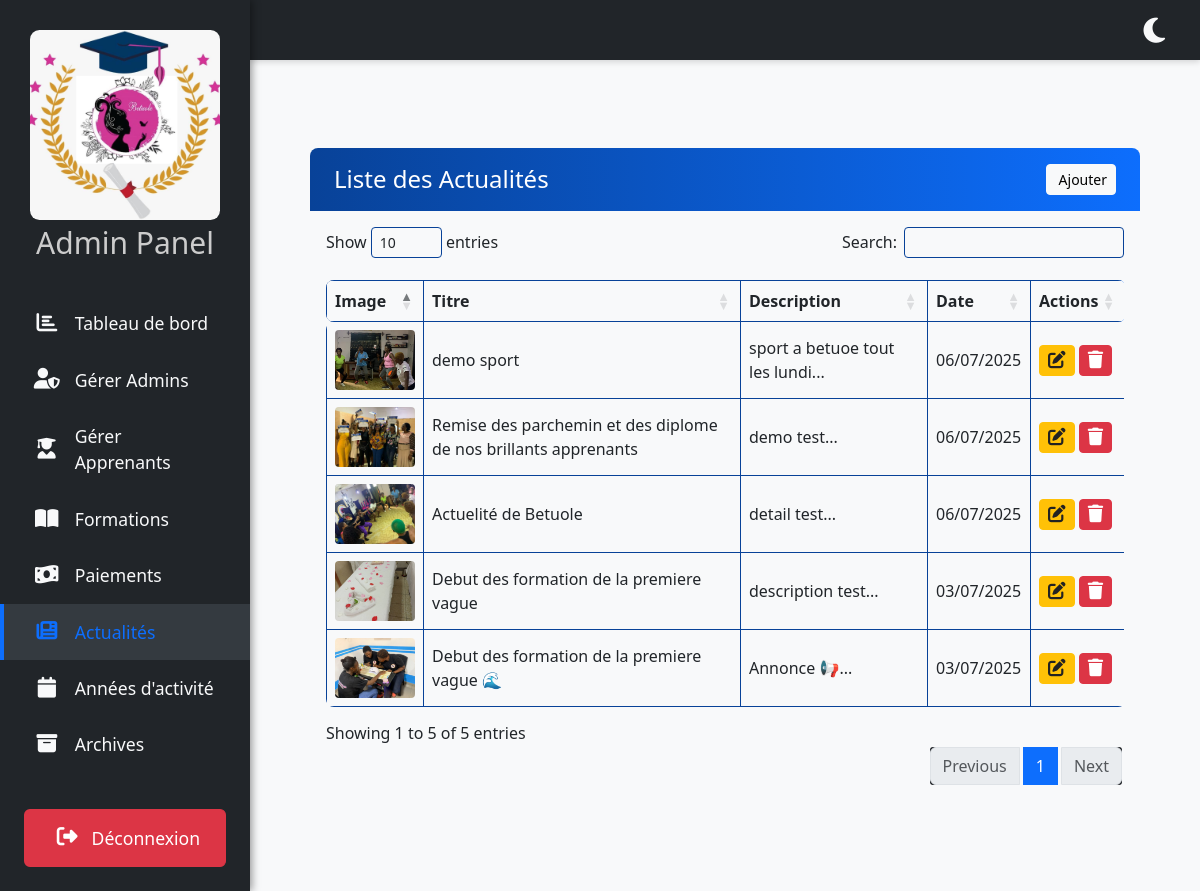
The page /parent/admin/ges_actualites/index.php on the database its author committed.
### tables this page shows
CREATE TABLE `actualites` (
  `id` int(11) NOT NULL,
  `titre` varchar(255) NOT NULL,
  `description` text NOT NULL,
  `image` varchar(255) NOT NULL,
  `date_publication` datetime NOT NULL DEFAULT current_timestamp(),
  `statut` enum('actif','inactif') DEFAULT 'actif'
);

### parent/admin/ges_actualites/index.php (the view, shortened to what this page needs)
<!DOCTYPE html>
<html lang="fr" data-theme="light">
<head>
<link href="https://cdn.jsdelivr.net/npm/bootstrap@5.3.0/dist/css/bootstrap.min.css" rel="stylesheet" />
<link href="https://cdnjs.cloudflare.com/ajax/libs/font-awesome/6.4.0/css/all.min.css" rel="stylesheet" />
<link rel="stylesheet" href="https://cdn.datatables.net/1.13.6/css/dataTables.bootstrap5.min.css" />
<link rel="stylesheet" href="https://cdn.datatables.net/buttons/2.4.1/css/buttons.bootstrap5.min.css" />
</head>
<body>
<nav class="sidebar" role="navigation" aria-label="Menu principal">
  <div class="logo-container">
    <center>
      <img src="../../../img/logo.jpg" alt="Logo Betuole" class="logo">
      <p class="admin-panel">Admin Panel</p>
    </center>
  </div>
  <a href="../index.php"><i class="fa-solid fa-chart-bar"></i><span> Tableau de bord</span></a>
  <a href="../ges_utilisateurs/admins.php"><i class="fa-solid fa-user-shield"></i><span> Gérer Admins</span></a>
  <a href="../ges_utilisateurs/apprenants.php"><i class="fa-solid fa-user-graduate"></i><span> Gérer Apprenants</span></a>
  <a href="../ges_formations/index.php"><i class="fa-solid fa-book-open"></i><span> Formations</span></a>
  <a href="../ges_paiements/index.php"><i class="fa-solid fa-money-bill-wave"></i><span> Paiements</span></a>
  <a href="#" class="active" aria-current="page"><i class="fa-solid fa-newspaper"></i><span> Actualités</span></a>
  <a href="../ges_annees/index.php"><i class="fa-solid fa-calendar"></i><span> Années d'activité</span></a>
  <a href="../ges_archives/index.php"><i class="fa-solid fa-archive"></i><span> Archives</span></a>
  <a href="../../auth/logout.php" class="btn btn-danger logout-btn" role="button" aria-label="Se déconnecter">
    <i class="fa-solid fa-right-from-bracket"></i><span> Déconnexion</span>
  </a>
</nav>
<header class="topbar" role="banner">
  <button id="themeToggleBtn" aria-label="Changer thème clair/sombre" title="Changer le thème clair/sombre">
  </button>
</header>
<main class="content" role="main" tabindex="-1" aria-live="polite">
 <?php
try {
    $pdo = new PDO("mysql:host=localhost;dbname=sitevitrinedb", "root", "");
    $pdo->setAttribute(PDO::ATTR_ERRMODE, PDO::ERRMODE_EXCEPTION);
    $actualites = $pdo->query("SELECT * FROM actualites ORDER BY date_publication DESC")->fetchAll(PDO::FETCH_ASSOC);
} catch (PDOException $e) {
    die("Erreur de connexion : " . $e->getMessage());
}
?>
<div class="container my-5">
  <div class="container-box">
    <div class="header-bar d-flex justify-content-between align-items-center">
      <h4 class="mb-0">Liste des Actualités</h4>
        <button class="btn btn-light btn-sm" data-bs-toggle="modal" data-bs-target="#addActuModal">
        <i class="bi bi-plus-circle me-1"></i> Ajouter
        </button>
    </div>
    <div class="p-3">
    <table id="actualitesTable" class="table table-bordered table-hover align-middle">
        <thead class="table-primary">
          <tr>
            <th>Image</th>
            <th>Titre</th>
            <th>Description</th>
            <th>Date</th>
            <th>Actions</th>
          </tr>
        </thead>
        <tbody>
        <?php foreach ($actualites as $actu): ?>
          <tr>
            <td>
              <?php if (!empty($actu['image'])): ?>
                <img src="<?= htmlspecialchars($actu['image']) ?>" alt="Actu">
              <?php else: ?>
                <span class="text-muted">Aucune</span>
              <?php endif; ?>
            </td>
            <td><?= htmlspecialchars($actu['titre']) ?></td>
            <td><?= htmlspecialchars(substr($actu['description'], 0, 80)) ?>...</td>
            <td><?= date("d/m/Y", strtotime($actu['date_publication'])) ?></td>
            <td class="action-btns">
                <button
                    class="btn btn-sm btn-warning edit-btn"
                    data-id="<?= $actu['id'] ?>"
                    data-titre="<?= htmlspecialchars($actu['titre'], ENT_QUOTES) ?>"
                    data-description="<?= htmlspecialchars($actu['description'], ENT_QUOTES) ?>"
                    data-date="<?= date('Y-m-d\TH:i', strtotime($actu['date_publication'])) ?>"
                    data-statut="<?= $a['statut'] ?>"
                    data-image="<?= htmlspecialchars($actu['image'], ENT_QUOTES) ?>"
                    >
                    <i class="fas fa-edit"></i>
                </button>
                <a href="#" class="btn btn-sm btn-danger" onclick="confirmerSuppression(<?= $actu['id'] ?>)">
                  <i class="fa-solid fa-trash"></i>
                </a>
            </td>
          </tr>
        <?php endforeach; ?>
        </tbody>
      </table>
    </div>
  </div>
</div>
</main>
</body>
</html>

### parent/admin/ges_actualites/index.php (style rules this page uses)
body, html { margin: 0; padding: 0; height: 100%; font-family: 'Segoe UI', Tahoma, Geneva, Verdana, sans-serif; background-color: var(--bg); color: var(--text); transition: background-color 0.4s, color 0.4s; }
:root { --bg: #f8f9fa; --text: #212529; --primary: #0d6efd; --primary-dark: #084298; --success: #198754; --warning: #ffc107; --danger: #dc3545; --sidebar-bg: #212529; --sidebar-text: #f8f9fa; --sidebar-hover: #343a40; }
nav.sidebar { position: fixed; top: 0; bottom: 0; left: 0; width: 250px; background-color: var(--sidebar-bg); color: var(--sidebar-text); display: flex; flex-direction: column; overflow-y: auto; box-shadow: 2px 0 8px rgba(0,0,0,0.4); transition: background-color 0.4s; z-index: 1100; }
nav.sidebar a { display: flex; align-items: center; gap: 14px; padding: 15px 1.8rem; font-size: 1.1rem; color: var(--sidebar-text); text-decoration: none; transition: background-color 0.3s; border-left: 4px solid transparent; }
nav.sidebar a:hover, nav.sidebar a.active { background-color: var(--sidebar-hover); border-left: 4px solid var(--primary); color: var(--primary); }
nav.sidebar a i { font-size: 1.3rem; width: 28px; text-align: center; }
nav.sidebar .logout-btn { margin-top: auto; margin-bottom: 1.5rem; margin-left: 1.5rem; margin-right: 1.5rem; }
header.topbar { position: fixed; top: 0; left: 250px; right: 0; height: 60px; background-color: var(--sidebar-bg); color: var(--sidebar-text); display: flex; align-items: center; justify-content: flex-end; padding: 0 1.8rem; box-shadow: 0 2px 6px rgba(0,0,0,0.15); transition: background-color 0.4s; z-index: 1050; }
header.topbar button#themeToggleBtn { background: none; border: none; color: inherit; font-size: 1.8rem; cursor: pointer; transition: color 0.3s; }
main.content { margin-left: 250px; margin-top: 60px; padding: 2.5rem 3rem; min-height: calc(100vh - 60px); overflow-y: auto; }
body { background: var(--bg) !important; color: var(--text) !important; }
.table img { width: 80px; height: 60px; object-fit: cover; border-radius: 4px; }
.action-btns i { font-size: 1.1rem; }
.header-bar { background: linear-gradient(90deg, #0051a3, #007bff); color: white; padding: 1rem 1.5rem; border-radius: .5rem .5rem 0 0; }
.container-box { background: var(--bg) !important; color: var(--text) !important; }
.logo-container { margin: 20px; padding: 10px; }
.logo-container .logo { width: 100%; height: 100%; border-radius: 5%; object-fit: cover; }
.admin-panel { font-size: 14px; color: #ccc; margin: 0; }
.admin-panel { font-size: 30px; color: #ccc; margin: 0; }
table.dataTable { background: var(--bg); color: var(--text); border-radius: 8px; overflow: hidden; }
table.dataTable thead { background: linear-gradient(90deg, var(--primary-dark), var(--primary)); color: #fff; }
.header-bar, .table-primary, .bg-primary, .modal-header.bg-primary { background: linear-gradient(90deg, var(--primary-dark), var(--primary)) !important; color: #fff !important; }
.table, .table-bordered, .table-hover, .align-middle, .table th, .table td { background: var(--bg) !important; color: var(--text) !important; border-color: var(--primary-dark) !important; }
.btn-warning, .btn-warning:focus, .btn-warning:active { background: var(--warning) !important; border-color: var(--warning) !important; color: #222 !important; }
.btn-danger, .btn-danger:focus, .btn-danger:active { background: var(--danger) !important; border-color: var(--danger) !important; color: #fff !important; }

### rows shown on the page
actualites: image (picture), titre "demo sport", description "sport a betuoe tout les lundi", date_publication "06/07/2025"
actualites: image (picture), titre "Remise des parchemin et des diplome de nos brillants apprenants", description "demo test", date_publication "06/07/2025"
actualites: image (picture), titre "Actuelité de Betuole", description "detail test", date_publication "06/07/2025"
actualites: image (picture), titre "Debut des formation de la premiere vague", description "description test", date_publication "03/07/2025"
actualites: image (picture), titre "Debut des formation de la premiere vague 🌊", description "Annonce 📢", date_publication "03/07/2025"
